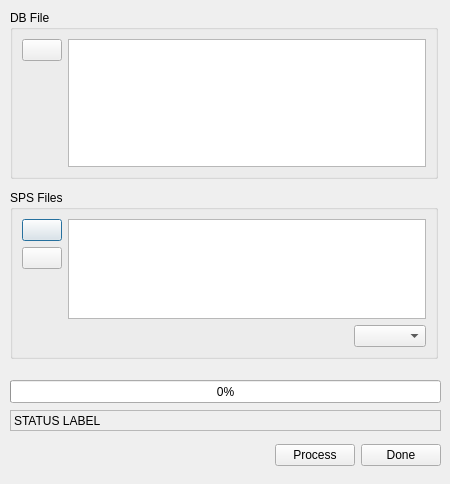
<?xml version="1.0" encoding="UTF-8"?>
<ui version="4.0">
 <class>DbUpdateForm</class>
 <widget class="QDialog" name="DbUpdateForm">
  <property name="geometry">
   <rect>
    <x>0</x>
    <y>0</y>
    <width>450</width>
    <height>484</height>
   </rect>
  </property>
  <property name="windowTitle">
   <string>DB Update</string>
  </property>
  <widget class="QGroupBox" name="groupInput_Files">
   <property name="geometry">
    <rect>
     <x>10</x>
     <y>190</y>
     <width>428</width>
     <height>169</height>
    </rect>
   </property>
   <property name="sizePolicy">
    <sizepolicy hsizetype="Preferred" vsizetype="Expanding">
     <horstretch>0</horstretch>
     <verstretch>5</verstretch>
    </sizepolicy>
   </property>
   <property name="title">
    <string>SPS Files</string>
   </property>
   <layout class="QVBoxLayout" name="verticalLayout_3">
    <item>
     <layout class="QHBoxLayout" name="horizontalLayout">
      <property name="sizeConstraint">
       <enum>QLayout::SetMinimumSize</enum>
      </property>
      <item>
       <layout class="QVBoxLayout" name="verticalLayout_4">
        <item>
         <widget class="QPushButton" name="btnOpenSPS">
          <property name="toolTip">
           <string>Select FNS Files</string>
          </property>
          <property name="whatsThis">
           <string>&lt;html&gt;&lt;head/&gt;&lt;body&gt;&lt;p&gt;Add APS files button&lt;/p&gt;&lt;/body&gt;&lt;/html&gt;</string>
          </property>
          <property name="text">
           <string/>
          </property>
          <property name="icon">
           <iconset resource="../resources.qrc">
            <normaloff>:/offset_check/icons/folder-open-document-24.png</normaloff>:/offset_check/icons/folder-open-document-24.png</iconset>
          </property>
          <property name="iconSize">
           <size>
            <width>22</width>
            <height>22</height>
           </size>
          </property>
         </widget>
        </item>
        <item>
         <widget class="QPushButton" name="btnRemoveSPS">
          <property name="toolTip">
           <string>&lt;html&gt;&lt;head/&gt;&lt;body&gt;&lt;p&gt;Remove selected FNS files from window&lt;/p&gt;&lt;/body&gt;&lt;/html&gt;</string>
          </property>
          <property name="whatsThis">
           <string>&lt;html&gt;&lt;head/&gt;&lt;body&gt;&lt;p&gt;Delete selected files button&lt;/p&gt;&lt;/body&gt;&lt;/html&gt;</string>
          </property>
          <property name="text">
           <string/>
          </property>
          <property name="icon">
           <iconset resource="../resources.qrc">
            <normaloff>:/offset_check/icons/cross-24.png</normaloff>:/offset_check/icons/cross-24.png</iconset>
          </property>
          <property name="iconSize">
           <size>
            <width>22</width>
            <height>22</height>
           </size>
          </property>
         </widget>
        </item>
        <item>
         <spacer name="verticalSpacer_2">
          <property name="orientation">
           <enum>Qt::Vertical</enum>
          </property>
          <property name="sizeHint" stdset="0">
           <size>
            <width>20</width>
            <height>40</height>
           </size>
          </property>
         </spacer>
        </item>
       </layout>
      </item>
      <item>
       <widget class="QListWidget" name="listSPS">
        <property name="whatsThis">
         <string>&lt;html&gt;&lt;head/&gt;&lt;body&gt;&lt;p&gt;List of input APS files. Select all Sensor and FDU files to be parsed and merged. Add files using add button. If you need to delete one or more files then select and press the delete button.&lt;/p&gt;&lt;/body&gt;&lt;/html&gt;</string>
        </property>
        <property name="alternatingRowColors">
         <bool>false</bool>
        </property>
        <property name="selectionMode">
         <enum>QAbstractItemView::MultiSelection</enum>
        </property>
       </widget>
      </item>
     </layout>
    </item>
    <item>
     <layout class="QHBoxLayout" name="horizontalLayout_5">
      <item>
       <spacer name="horizontalSpacer_6">
        <property name="orientation">
         <enum>Qt::Horizontal</enum>
        </property>
        <property name="sizeHint" stdset="0">
         <size>
          <width>40</width>
          <height>20</height>
         </size>
        </property>
       </spacer>
      </item>
      <item>
       <widget class="QComboBox" name="comboFileType"/>
      </item>
     </layout>
    </item>
   </layout>
  </widget>
  <widget class="QGroupBox" name="groupInput_Files_2">
   <property name="geometry">
    <rect>
     <x>10</x>
     <y>10</y>
     <width>428</width>
     <height>169</height>
    </rect>
   </property>
   <property name="sizePolicy">
    <sizepolicy hsizetype="Preferred" vsizetype="Expanding">
     <horstretch>0</horstretch>
     <verstretch>5</verstretch>
    </sizepolicy>
   </property>
   <property name="title">
    <string>DB File</string>
   </property>
   <layout class="QVBoxLayout" name="verticalLayout_5">
    <item>
     <layout class="QHBoxLayout" name="horizontalLayout_6">
      <item>
       <layout class="QHBoxLayout" name="horizontalLayout_2">
        <property name="sizeConstraint">
         <enum>QLayout::SetMinimumSize</enum>
        </property>
        <item>
         <layout class="QVBoxLayout" name="verticalLayout_6">
          <property name="spacing">
           <number>3</number>
          </property>
          <item>
           <widget class="QPushButton" name="btnOpenDb">
            <property name="toolTip">
             <string>Select FNS Files</string>
            </property>
            <property name="whatsThis">
             <string/>
            </property>
            <property name="text">
             <string/>
            </property>
            <property name="icon">
             <iconset resource="../resources.qrc">
              <normaloff>:/offset_check/icons/tree-24.png</normaloff>:/offset_check/icons/tree-24.png</iconset>
            </property>
            <property name="iconSize">
             <size>
              <width>22</width>
              <height>22</height>
             </size>
            </property>
           </widget>
          </item>
          <item>
           <spacer name="verticalSpacer_3">
            <property name="orientation">
             <enum>Qt::Vertical</enum>
            </property>
            <property name="sizeHint" stdset="0">
             <size>
              <width>20</width>
              <height>40</height>
             </size>
            </property>
           </spacer>
          </item>
         </layout>
        </item>
        <item>
         <widget class="QListWidget" name="listDb">
          <property name="whatsThis">
           <string>&lt;html&gt;&lt;head/&gt;&lt;body&gt;&lt;p&gt;List of input APS files. Select all Sensor and FDU files to be parsed and merged. Add files using add button. If you need to delete one or more files then select and press the delete button.&lt;/p&gt;&lt;/body&gt;&lt;/html&gt;</string>
          </property>
          <property name="alternatingRowColors">
           <bool>false</bool>
          </property>
          <property name="selectionMode">
           <enum>QAbstractItemView::MultiSelection</enum>
          </property>
         </widget>
        </item>
       </layout>
      </item>
     </layout>
    </item>
   </layout>
  </widget>
  <widget class="QWidget" name="layoutWidget">
   <property name="geometry">
    <rect>
     <x>10</x>
     <y>440</y>
     <width>431</width>
     <height>31</height>
    </rect>
   </property>
   <layout class="QHBoxLayout" name="horizontalLayout_3">
    <item>
     <spacer name="horizontalSpacer_2">
      <property name="orientation">
       <enum>Qt::Horizontal</enum>
      </property>
      <property name="sizeHint" stdset="0">
       <size>
        <width>80</width>
        <height>20</height>
       </size>
      </property>
     </spacer>
    </item>
    <item>
     <spacer name="horizontalSpacer_7">
      <property name="orientation">
       <enum>Qt::Horizontal</enum>
      </property>
      <property name="sizeHint" stdset="0">
       <size>
        <width>80</width>
        <height>20</height>
       </size>
      </property>
     </spacer>
    </item>
    <item>
     <widget class="QPushButton" name="btnProcess">
      <property name="whatsThis">
       <string>&lt;html&gt;&lt;head/&gt;&lt;body&gt;&lt;p&gt;Process button - will run raps_merge.py to create shape and / or csv files&lt;/p&gt;&lt;/body&gt;&lt;/html&gt;</string>
      </property>
      <property name="text">
       <string>Process</string>
      </property>
     </widget>
    </item>
    <item>
     <widget class="QPushButton" name="btnDone">
      <property name="whatsThis">
       <string>&lt;html&gt;&lt;head/&gt;&lt;body&gt;&lt;p&gt;Close the Dialog&lt;/p&gt;&lt;/body&gt;&lt;/html&gt;</string>
      </property>
      <property name="text">
       <string>Done</string>
      </property>
     </widget>
    </item>
   </layout>
  </widget>
  <widget class="QProgressBar" name="progressBar">
   <property name="geometry">
    <rect>
     <x>10</x>
     <y>380</y>
     <width>431</width>
     <height>23</height>
    </rect>
   </property>
   <property name="value">
    <number>0</number>
   </property>
  </widget>
  <widget class="QLabel" name="lblStatus">
   <property name="geometry">
    <rect>
     <x>10</x>
     <y>410</y>
     <width>431</width>
     <height>21</height>
    </rect>
   </property>
   <property name="frameShape">
    <enum>QFrame::StyledPanel</enum>
   </property>
   <property name="text">
    <string>STATUS LABEL</string>
   </property>
  </widget>
 </widget>
 <resources>
  <include location="../../../../../.local/share/QGIS/QGIS3/profiles/default/python/plugins/qgiseis/apps/seismic2shp/resources.qrc"/>
  <include location="../resources.qrc"/>
 </resources>
 <connections>
  <connection>
   <sender>btnDone</sender>
   <signal>clicked()</signal>
   <receiver>DbUpdateForm</receiver>
   <slot>accept()</slot>
   <hints>
    <hint type="sourcelabel">
     <x>389</x>
     <y>435</y>
    </hint>
    <hint type="destinationlabel">
     <x>224</x>
     <y>233</y>
    </hint>
   </hints>
  </connection>
 </connections>
 <slots>
  <slot>clickedBtnOpenDb()</slot>
 </slots>
</ui>
